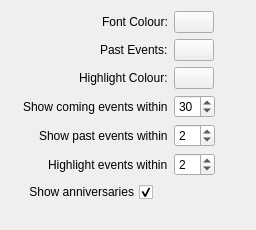
<ui version="4.0" >
 <class>KBirthdayAppletConfig</class>
 <widget class="QWidget" name="KBirthdayAppletConfig" >
  <property name="geometry" >
   <rect>
    <x>0</x>
    <y>0</y>
    <width>256</width>
    <height>230</height>
   </rect>
  </property>
  <property name="minimumSize" >
   <size>
    <width>250</width>
    <height>230</height>
   </size>
  </property>
  <layout class="QGridLayout" name="gridLayout" >
   <item row="2" column="0" colspan="2" >
    <spacer name="horizontalSpacer" >
     <property name="orientation" >
      <enum>Qt::Horizontal</enum>
     </property>
     <property name="sizeHint" stdset="0" >
      <size>
       <width>1</width>
       <height>100</height>
      </size>
     </property>
    </spacer>
   </item>
   <item rowspan="2" row="2" column="7" >
    <spacer name="horizontalSpacer_2" >
     <property name="orientation" >
      <enum>Qt::Horizontal</enum>
     </property>
     <property name="sizeHint" stdset="0" >
      <size>
       <width>2</width>
       <height>100</height>
      </size>
     </property>
    </spacer>
   </item>
   <item row="2" column="6" >
    <layout class="QFormLayout" name="formLayout" >
     <property name="sizeConstraint" >
      <enum>QLayout::SetMinimumSize</enum>
     </property>
     <property name="fieldGrowthPolicy" >
      <enum>QFormLayout::ExpandingFieldsGrow</enum>
     </property>
     <property name="labelAlignment" >
      <set>Qt::AlignRight|Qt::AlignTrailing|Qt::AlignVCenter</set>
     </property>
     <property name="horizontalSpacing" >
      <number>6</number>
     </property>
     <item row="0" column="0" >
      <widget class="QLabel" name="colourLabel" >
       <property name="text" >
        <string>Font Colour:</string>
       </property>
      </widget>
     </item>
     <item row="0" column="1" >
      <widget class="KColorButton" name="colour" >
       <property name="autoDefault" >
        <bool>false</bool>
       </property>
       <property name="default" >
        <bool>false</bool>
       </property>
       <property name="color" >
        <color>
         <red>255</red>
         <green>255</green>
         <blue>255</blue>
        </color>
       </property>
       <property name="defaultColor" >
        <color>
         <red>255</red>
         <green>255</green>
         <blue>255</blue>
        </color>
       </property>
      </widget>
     </item>
     <item row="1" column="1" >
      <widget class="KColorButton" name="pastColour" >
       <property name="color" >
        <color>
         <red>150</red>
         <green>150</green>
         <blue>150</blue>
        </color>
       </property>
       <property name="defaultColor" >
        <color>
         <red>150</red>
         <green>150</green>
         <blue>150</blue>
        </color>
       </property>
      </widget>
     </item>
     <item row="1" column="0" >
      <widget class="QLabel" name="pastColourLabel" >
       <property name="text" >
        <string>Past Events:</string>
       </property>
      </widget>
     </item>
     <item row="2" column="1" >
      <widget class="KColorButton" name="highlightColour" >
       <property name="color" >
        <color>
         <red>170</red>
         <green>0</green>
         <blue>0</blue>
        </color>
       </property>
       <property name="defaultColor" >
        <color>
         <red>170</red>
         <green>0</green>
         <blue>0</blue>
        </color>
       </property>
      </widget>
     </item>
     <item row="2" column="0" >
      <widget class="QLabel" name="highlightColourLabel" >
       <property name="text" >
        <string>Highlight Colour:</string>
       </property>
      </widget>
     </item>
     <item row="3" column="1" >
      <widget class="QSpinBox" name="spinEventTreshold" >
       <property name="maximum" >
        <number>90</number>
       </property>
       <property name="value" >
        <number>30</number>
       </property>
      </widget>
     </item>
     <item row="3" column="0" >
      <widget class="QLabel" name="eventLabel" >
       <property name="text" >
        <string>Show coming events within</string>
       </property>
      </widget>
     </item>
     <item row="4" column="1" >
      <widget class="QSpinBox" name="spinPast" >
       <property name="maximum" >
        <number>30</number>
       </property>
       <property name="value" >
        <number>2</number>
       </property>
      </widget>
     </item>
     <item row="4" column="0" >
      <widget class="QLabel" name="pastEventLabel" >
       <property name="text" >
        <string>Show past events within</string>
       </property>
      </widget>
     </item>
     <item row="5" column="1" >
      <widget class="QSpinBox" name="spinHighlight" >
       <property name="maximum" >
        <number>29</number>
       </property>
       <property name="value" >
        <number>2</number>
       </property>
      </widget>
     </item>
     <item row="5" column="0" >
      <widget class="QLabel" name="highlightEventLabel" >
       <property name="text" >
        <string>Highlight events within</string>
       </property>
      </widget>
     </item>
     <item row="6" column="0" >
      <widget class="QCheckBox" name="showAnniversaries" >
       <property name="enabled" >
        <bool>true</bool>
       </property>
       <property name="layoutDirection" >
        <enum>Qt::RightToLeft</enum>
       </property>
       <property name="text" >
        <string>Show anniversaries</string>
       </property>
       <property name="checked" >
        <bool>true</bool>
       </property>
       <property name="showAnniversaries" stdset="0" >
        <bool>true</bool>
       </property>
      </widget>
     </item>
    </layout>
   </item>
  </layout>
  <zorder>horizontalSpacer_2</zorder>
  <zorder></zorder>
 </widget>
 <customwidgets>
  <customwidget>
   <class>KColorButton</class>
   <extends>QPushButton</extends>
   <header>kcolorbutton.h</header>
  </customwidget>
 </customwidgets>
 <resources/>
 <connections/>
</ui>
